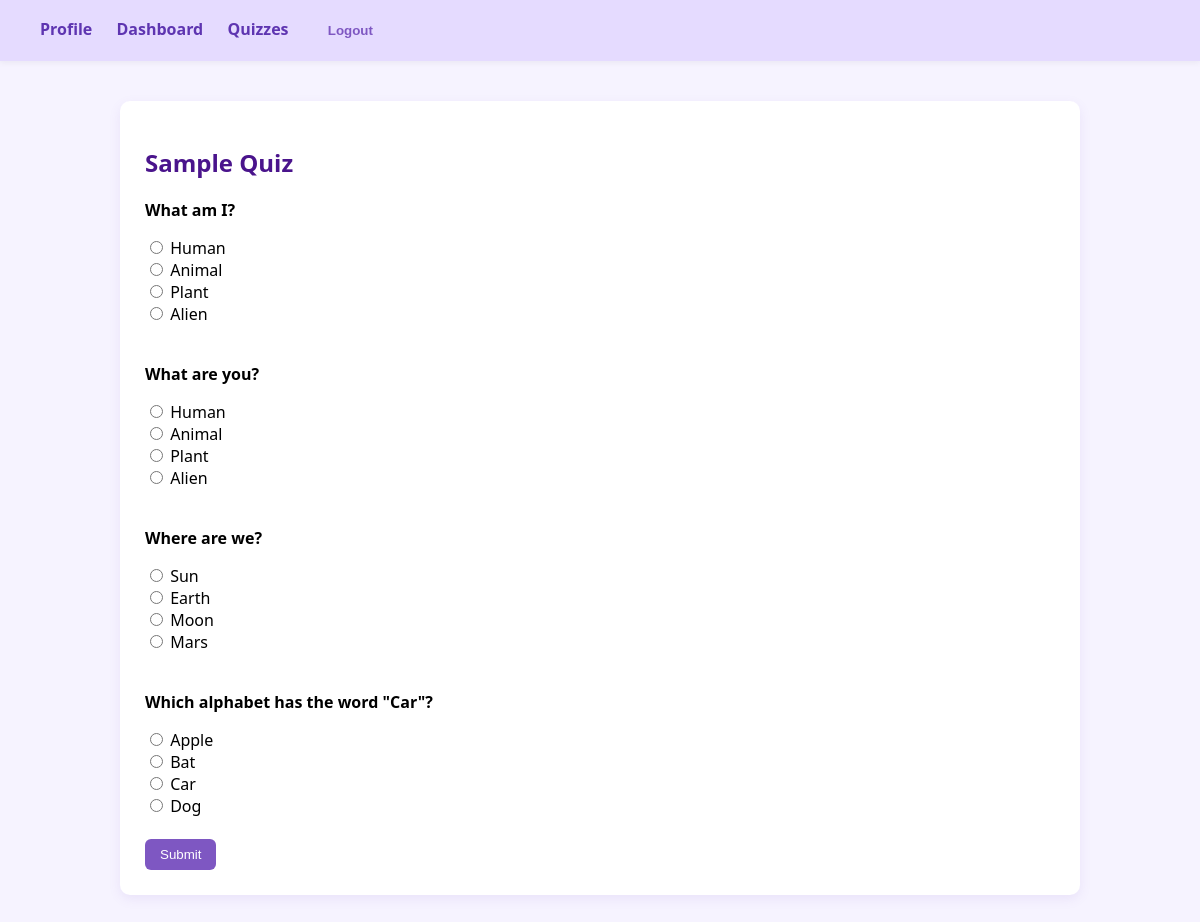
Page /take/1/ (signed in) on the committed database.
### quizzes/models.py (models this page shows, shortened)
class Quiz(models.Model):
    title = models.CharField(max_length=200)
    creator = models.ForeignKey(
        User,
        on_delete=models.CASCADE
    )

class Question(models.Model):
    quiz = models.ForeignKey(
        Quiz,
        on_delete=models.CASCADE
    )
    text = models.TextField()
    option_a = models.CharField(max_length=200)
    option_b = models.CharField(max_length=200)
    option_c = models.CharField(max_length=200)
    option_d = models.CharField(max_length=200)
    correct_option = models.CharField(max_length=1)

### quizzes/views.py (the view, shortened to what this page needs)
# urls.py: path("take/<int:quiz_id>/", views.take_quiz, name="take_quiz"),
@login_required
def take_quiz(request, quiz_id):
    quiz = get_object_or_404(Quiz, id=quiz_id)
    questions = Question.objects.filter(quiz=quiz)
    return render(request, "take_quiz.html", {
        "quiz": quiz,
        "questions": questions
    })

### templates/take_quiz.html (shortened to what this page needs)
{% extends 'base.html' %}
{% block content %}
<div class="card">
    <h2>{{ quiz.title }}</h2>
    <form method="POST">
        {% for q in questions %}
            <p><strong>{{ q.text }}</strong></p>
            <div class="option-group">
                <input type="radio" name="{{ q.id }}" value="A"> {{ q.option_a }} <br>
                <input type="radio" name="{{ q.id }}" value="B"> {{ q.option_b }} <br>
                <input type="radio" name="{{ q.id }}" value="C"> {{ q.option_c }} <br>
                <input type="radio" name="{{ q.id }}" value="D"> {{ q.option_d }} <br>
            </div>
            <br>
        {% endfor %}
        <button type="submit" class="btn">Submit</button>
    </form>
</div>
{% endblock %}

### templates/base.html (shortened to what this page needs)
{% load static %}
<!DOCTYPE html>
<html>
<head>
    <link rel="stylesheet" href="{% static 'css/style.css' %}">
</head>
<body>
<nav class="navbar">
    <div class="nav-right">
        {% if user.is_authenticated %}
            <a href="{% url 'profile' %}">Profile</a>
            <a href="{% url 'dashboard' %}">Dashboard</a>
            <a href="/">Quizzes</a>
            <form action="{% url 'logout' %}" method="POST" class="logout-form">
                <button type="submit" class="logout-btn">Logout</button>
            </form>
        {% endif %}
    </div>
</nav>
<div class="container">
    {% block content %}
    {% endblock %}
</div>
</body>
</html>

### static/css/style.css (style rules this page uses)
body { margin: 0; font-family: 'Segoe UI', sans-serif; background-color: #f6f3ff; }
.container { width: 80%; margin: 40px auto; }
.navbar { background-color: #e5dbff; padding: 15px 40px; display: flex; justify-content: space-between; align-items: center; box-shadow: 0 2px 6px rgba(0,0,0,0.05); }
.navbar a { text-decoration: none; color: #5e35b1; font-weight: 600; margin-right: 20px; }
button, .btn { background-color: #7e57c2; color: white; border: none; padding: 8px 15px; border-radius: 6px; cursor: pointer; font-weight: 500; }
.logout-form { display: inline; }
.logout-btn { background-color: transparent; color: #7e57c2; border: none; font-weight: 600; cursor: pointer; }
.card { background: white; padding: 25px; border-radius: 10px; margin-bottom: 20px; box-shadow: 0 4px 12px rgba(126, 87, 194, 0.1); }
h1, h2, h3 { color: #4a148c; }

### rows in the picture
Quiz: title "Sample Quiz"
Question: text "What am I?", option_a "Human", option_b "Animal", option_c "Plant", option_d "Alien"
Question: text "What are you?", option_a "Human", option_b "Animal", option_c "Plant", option_d "Alien"
Question: text "Where are we?", option_a "Sun", option_b "Earth", option_c "Moon", option_d "Mars"
Question: text "Which alphabet has the word \"Car\"?", option_a "Apple", option_b "Bat", option_c "Car", option_d "Dog"
